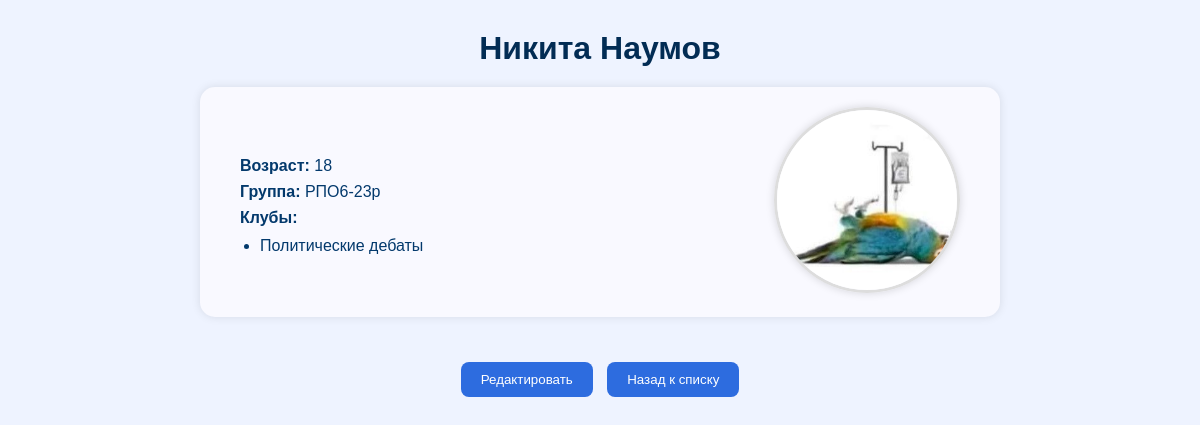
The app's page /student/7/ (signed in) with its own data.
### students/models.py (models this page shows, shortened)
class Student(models.Model):
    first_name = models.CharField(max_length=100)
    last_name = models.CharField(max_length=100)
    age = models.IntegerField()
    group = models.ForeignKey(Group, on_delete=models.CASCADE, null=True, blank=True)
    clubs = models.ManyToManyField(Club, blank=True)
    photo = models.ImageField(upload_to='students_photos/', blank=True, null=True)

class Group(models.Model):
    name = models.CharField(max_length=100)
    curator = models.CharField(max_length=100)

class Club(models.Model):
    name = models.CharField(max_length=100)

### students/views.py (the view)
# urls.py: path("student/<int:pk>/", views.student_detail, name="student_detail"),
@login_required
def student_detail(request, pk):
    student = get_object_or_404(Student, pk=pk)
    return render(request, "students/detail.html", {"student": student})

### students/templates/students/detail.html (shortened to what this page needs)
{% load static %}
<!DOCTYPE html>
<html lang="ru">
<head>
    <link rel="stylesheet" href="{% static 'students/css/style.css' %}">
</head>
<body>
    <h1>{{ student.first_name }} {{ student.last_name }}</h1>
    <div class="student-container">
        <div class="student-info">
            <p><strong>Возраст:</strong> {{ student.age }}</p>
            <p><strong>Группа:</strong> {{ student.group.name }}</p>
            <p><strong>Клубы:</strong></p>
            <ul>
                {% for club in student.clubs.all %}
                    <li>{{ club.name }}</li>
                {% empty %}
                    <li>Не состоит ни в одном клубе</li>
                {% endfor %}
            </ul>
        </div>
        <div class="student-photo">
            {% if student.photo %}
                <img src="{{ student.photo.url }}" alt="Фото студента">
            {% else %}
                <p><em>Фото отсутствует</em></p>
            {% endif %}
        </div>
    </div>
    <div class="container">
        <a href="{% url 'edit_student' student.id %}"><button>Редактировать</button></a>
        <a href="{% url 'student_list' %}"><button>Назад к списку</button></a>
    </div>
</body>
</html>

### students/static/students/css/style.css (style rules this page uses)
body { font-family: "Segoe UI", Arial, sans-serif; background: linear-gradient(135deg, #e0f7ff, #cce5ff); margin: 0; padding: 40px; color: #03396c; }
h1, h2 { color: #022c54; text-align: center; margin-bottom: 20px; }
a { color: #0077cc; text-decoration: none; font-weight: 500; }
button { background: #4da3ff; color: white; border: none; padding: 8px 14px; border-radius: 6px; cursor: pointer; font-weight: 500; }
p, td { font-size: 15px; }
.container { text-align: center; margin-top: 20px; }

### students/templates/students/detail.html (style rules this page uses)
body { font-family: Arial, sans-serif; background: #eef3ff; margin: 0; padding: 0; }
h1 { text-align: center; margin: 30px 0 20px; }
.student-container { display: flex; align-items: center; justify-content: space-between; width: 60%; margin: 0 auto 40px; background: #f9f9ff; border-radius: 15px; padding: 20px 40px; box-shadow: 0 0 10px rgba(0,0,0,0.1); }
.student-info { flex: 1; text-align: left; }
.student-info p { font-size: 16px; margin: 8px 0; }
.student-photo { flex-shrink: 0; margin-left: 40px; }
.student-photo img { width: 180px; height: 180px; object-fit: cover; border-radius: 50%; border: 3px solid #ddd; box-shadow: 0 0 8px rgba(0,0,0,0.15); }
.container { text-align: center; margin-bottom: 30px; }
button { background-color: #2d6cdf; color: white; border: none; padding: 10px 20px; margin: 5px; border-radius: 8px; cursor: pointer; transition: background 0.2s ease; }
ul { margin: 10px 0 0 20px; padding: 0; }
li { list-style-type: disc; }

### records on screen
Student: first_name "Никита", last_name "Наумов", age "18", group.name "РПО6-23р", photo (picture)
Club: name "Политические дебаты"
